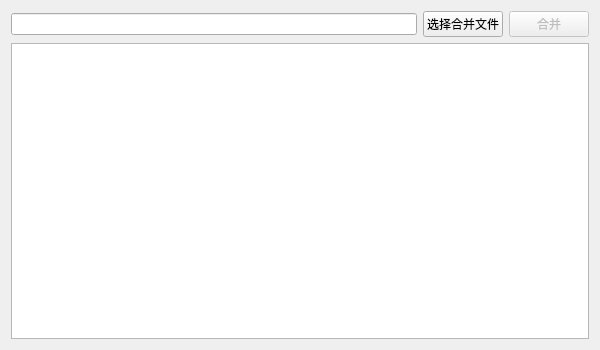
<?xml version="1.0" encoding="UTF-8"?>
<ui version="4.0">
 <class>Form</class>
 <widget class="QWidget" name="Form">
  <property name="geometry">
   <rect>
    <x>0</x>
    <y>0</y>
    <width>600</width>
    <height>350</height>
   </rect>
  </property>
  <property name="windowTitle">
   <string>合并工具</string>
  </property>
  <property name="windowIcon">
   <iconset resource="../icon/launch.qrc">
    <normaloff>:/开始一个项目/合并.png</normaloff>:/开始一个项目/合并.png</iconset>
  </property>
  <layout class="QVBoxLayout" name="verticalLayout">
   <item>
    <layout class="QHBoxLayout" name="horizontalLayout">
     <item>
      <widget class="QLineEdit" name="file_lineEdit"/>
     </item>
     <item>
      <widget class="QPushButton" name="select_files_pushButton">
       <property name="text">
        <string>选择合并文件</string>
       </property>
      </widget>
     </item>
     <item>
      <widget class="QPushButton" name="merge_pushButton">
       <property name="enabled">
        <bool>false</bool>
       </property>
       <property name="text">
        <string>合并</string>
       </property>
      </widget>
     </item>
    </layout>
   </item>
   <item>
    <widget class="QPlainTextEdit" name="log_plainTextEdit"/>
   </item>
  </layout>
 </widget>
 <resources>
  <include location="../icon/launch.qrc"/>
 </resources>
 <connections/>
</ui>
